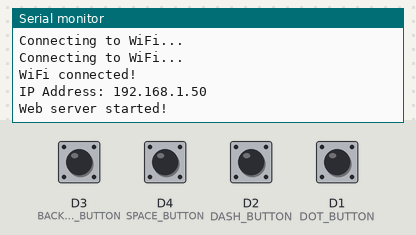
This sketch was run on a simulated ESP8266 (NodeMCU). Parts: the last lines printed to the serial monitor. The inputs (shaded band) are chosen by the test bench; at power-on: D1 (DOT_BUTTON), D2 (DASH_BUTTON), D3 (BACKSPACE_BUTTON), D4 (SPACE_BUTTON) HIGH. WiFi joins after 1.5 s; servers stay silent unless stated.

Above: at 3.2 s.
3.3 s: D4 (SPACE_BUTTON) pulled LOW for 0.15 s
At 4.3 s:
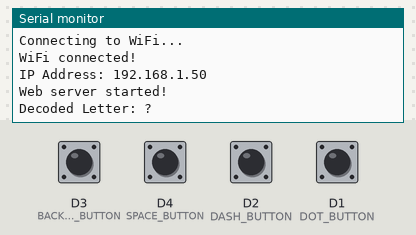
5.0 s: D2 (DASH_BUTTON) pulled LOW for 0.15 s
At 5.4 s:
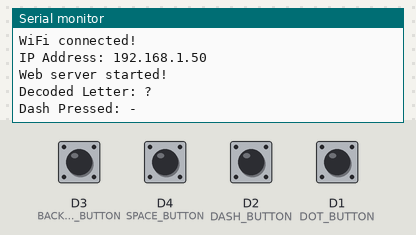
6.6 s: D3 (BACKSPACE_BUTTON) pulled LOW for 0.15 s
At 7.8 s:
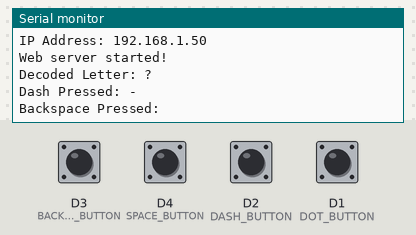
8.2 s: D1 (DOT_BUTTON) pulled LOW for 0.15 s
At 9.1 s:
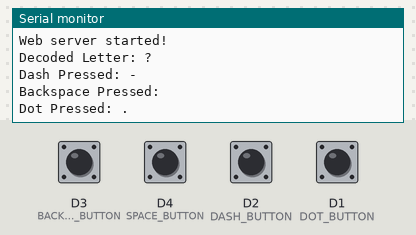
9.8 s: D4 (SPACE_BUTTON) pulled LOW for 1 s
At 11.9 s:
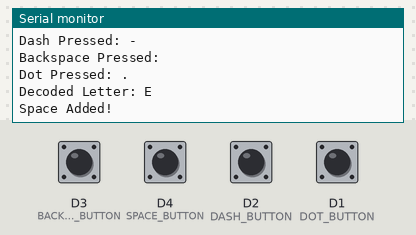
12.3 s: D2 (DASH_BUTTON) pulled LOW for 1 s
At 14.0 s:
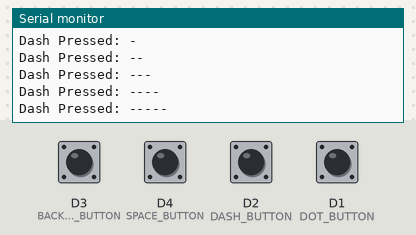

Measured:
- after the input at 3.3 s, the serial monitor: prints a new line after 0.20 s (image 1)
- after the input at 5.0 s, the serial monitor: prints a new line at once (image 2)
- after the input at 6.6 s, the serial monitor: prints a new line at once (image 3)
- after the input at 8.2 s, the serial monitor: prints a new line at once (image 4)
- after the input at 9.8 s, the serial monitor: prints a new line after 0.20 s (image 5)
- after the input at 12.3 s, the serial monitor: prints a new line at once (image 6)

The sketch:

MorseEIOTWeb.ino
```cpp
#include <ESP8266WiFi.h>
#include <ESP8266WebServer.h>

// Wi-Fi credentials
const char* ssid = "__";
const char* password = "__";

// Global vars
bool spacePressed = false;

// Define GPIO pins for buttons
#define DOT_BUTTON D1
#define DASH_BUTTON D2
#define BACKSPACE_BUTTON D3
#define SPACE_BUTTON D4

// Create web server on port 80
ESP8266WebServer server(80);

// Morse tree structure
struct MorseNode {
  char letter;
  MorseNode* dot;
  MorseNode* dash;
  MorseNode()
    : letter(0), dot(nullptr), dash(nullptr) {}
};

// Root of Morse tree
MorseNode* root = new MorseNode();

// Morse input buffer
String morseInput = "";
String decodedText = "";

// Function to insert Morse code into tree
void insert(const String& morse, char letter) {
  MorseNode* node = root;
  for (char c : morse) {
    if (c == '.') {
      if (!node->dot) node->dot = new MorseNode();
      node = node->dot;
    } else if (c == '-') {
      if (!node->dash) node->dash = new MorseNode();
      node = node->dash;
    }
  }
  node->letter = letter;
}

// Function to build Morse tree
void buildMorseTree() {
  insert(".-", 'A');
  insert("-...", 'B');
  insert("-.-.", 'C');
  insert("-..", 'D');
  insert(".", 'E');
  insert("..-.", 'F');
  insert("--.", 'G');
  insert("....", 'H');
  insert("..", 'I');
  insert(".---", 'J');
  insert("-.-", 'K');
  insert(".-..", 'L');
  insert("--", 'M');
  insert("-.", 'N');
  insert("---", 'O');
  insert(".--.", 'P');
  insert("--.-", 'Q');
  insert(".-.", 'R');
  insert("...", 'S');
  insert("-", 'T');
  insert("..-", 'U');
  insert("...-", 'V');
  insert(".--", 'W');
  insert("-..-", 'X');
  insert("-.--", 'Y');
  insert("--..", 'Z');
  insert("-----", '0');
  insert(".----", '1');
  insert("..---", '2');
  insert("...--", '3');
  insert("....-", '4');
  insert(".....", '5');
  insert("-....", '6');
  insert("--...", '7');
  insert("---..", '8');
  insert("----.", '9');
}

// Function to decode Morse code
char decodeMorse(const String& morse) {
  MorseNode* node = root;
  for (char c : morse) {
    if (c == '.' && node->dot) node = node->dot;
    else if (c == '-' && node->dash) node = node->dash;
    else return '?';  // Unknown character
  }
  return node->letter ? node->letter : '?';
}

// Webpage Code (Updated)
const char webpage[] PROGMEM = R"rawliteral(
<!DOCTYPE html>
<html lang="en">
<head>
    <meta charset="UTF-8">
    <meta name="viewport" content="width=device-width, initial-scale=1.0">
    <link rel="preconnect" href="https://fonts.googleapis.com">
    <link rel="preconnect" href="https://fonts.gstatic.com" crossorigin>
    <link href="https://fonts.googleapis.com/css2?family=Dancing+Script&family=Italiana&display=swap" rel="stylesheet">
    <title>Ranjan ka morse translator</title>
    <style>
        body {
            font-family: "Italiana", sans-serif;
            text-align: center;
            background: linear-gradient(180deg, #13001C, #2A0028);
            color: white;
            margin: 0;
            padding: 20px;
            overflow:hidden;
        }
        .content{
            display: grid;
            place-items: center;
            align-items: stretch;
            height: 82vh;
            align-content: center;
            justify-content: center;
            justify-items: center;
        }
        #decodedText {
            font-size: 24px;
        }
        .morse-input {
            font-size: 18px;
            color: #00ff6d;
            padding: 10px;
        }
    </style>
</head>
<body>
    <h1>Morse Code Decoder</h1>
    <div class = "content">
    <p class="morse-input">Morse input will appear here: <span id="morseInput">...</span></p>
    <p id="decodedText"><b>Decoded text will appear here: </b></p>
    </div>
    <script>
        function updateDecodedText(text) {
            document.getElementById("decodedText").innerText = text;
        }

        function updateMorseInput(morse) {
            document.getElementById("morseInput").innerText = morse;
        }

        setInterval(() => {
            fetch("/get_text")
                .then(response => response.text())
                .then(data => updateDecodedText(data));

            fetch("/get_morse")
                .then(response => response.text())
                .then(data => updateMorseInput(data));
        }, 500);
    </script>
</body>
</html>
)rawliteral";

// Web server function to serve the web page
void handleRoot() {
  server.send_P(200, "text/html", webpage);
}

// Function to send decoded text
void handleDecodedText() {
  server.send(200, "text/plain", decodedText);
}

// Function to send Morse input
void handleMorseInput() {
  server.send(200, "text/plain", morseInput);
}

void setup() {
  Serial.begin(115200);

  // Configure button pins
  pinMode(DOT_BUTTON, INPUT_PULLUP);
  pinMode(DASH_BUTTON, INPUT_PULLUP);
  pinMode(BACKSPACE_BUTTON, INPUT_PULLUP);
  pinMode(SPACE_BUTTON, INPUT_PULLUP);

  // Build Morse tree
  buildMorseTree();

  // Connect to Wi-Fi
  WiFi.begin(ssid, password);
  while (WiFi.status() != WL_CONNECTED) {
    delay(1000);
    Serial.println("Connecting to WiFi...");
  }
  Serial.println("WiFi connected!");
  Serial.print("IP Address: ");
  Serial.println(WiFi.localIP());

  // Set up web server routes
  server.on("/", handleRoot);
  server.on("/get_text", handleDecodedText);
  server.on("/get_morse", handleMorseInput);
  server.begin();

  Serial.println("Web server started!");
}

void loop() {
  server.handleClient();

  if (digitalRead(DOT_BUTTON) == LOW) {
    spacePressed = false;
    morseInput += '.';
    Serial.println("Dot Pressed: " + morseInput);
    delay(200);
  }

  if (digitalRead(DASH_BUTTON) == LOW) {
    spacePressed = false;
    morseInput += '-';
    Serial.println("Dash Pressed: " + morseInput);
    delay(200);
  }

  if (digitalRead(BACKSPACE_BUTTON) == LOW) {
    spacePressed = false;
    if (!morseInput.isEmpty()) {
      morseInput.remove(morseInput.length() - 1);
      Serial.println("Backspace Pressed: " + morseInput);
    }
    delay(200);
  }

  if (digitalRead(SPACE_BUTTON) == LOW) {
    delay(200);  // Debounce delay
    if (spacePressed) {
      decodedText += " ";
      Serial.println("Space Added!");
    } else {
      char decodedChar = decodeMorse(morseInput);
      if (decodedChar != '?') {
        decodedText += decodedChar;
      }
      Serial.print("Decoded Letter: ");
      Serial.println(decodedChar);
    }
    spacePressed = true;
    morseInput = "";
    delay(500);
  }
}
```
